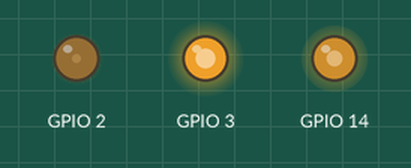
Bench run of a program on a simulated Raspberry Pi (BCM pin numbers). Parts: output pins drawn as LEDs (lit = HIGH). Random numbers come from a fixed seed; the clock reads 2024-03-15 10:24:30 at power-on unless the program sets it.

Above: at 0.1 s.
At 4.1 s:
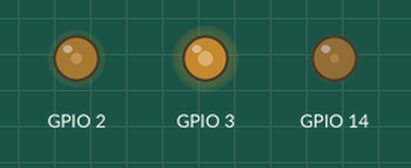
At 8.1 s:
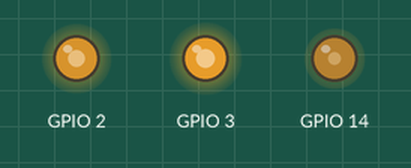
At 18.1 s:
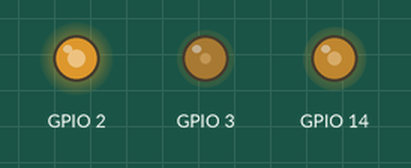
At 28.1 s:
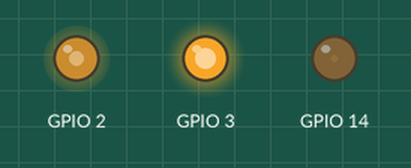
At 38.1 s:
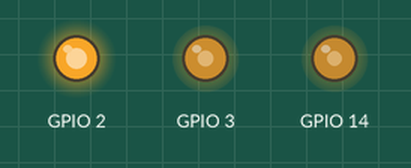
Timing chart, 0 to 39.6 s (numbered marks = the images above):
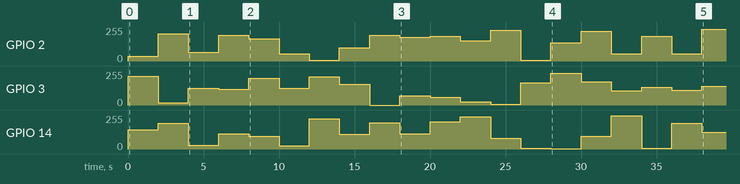

Measured:
- by itself, GPIO 3: 0/255 → 216/255 at 0.00 s, → 16/255 2.0 s later, → 126/255 2.0 s later, → 120/255 2.0 s later, … (20 changes in this stretch)
- by itself, GPIO 14: 0/255 → 145/255 at 0.00 s, → 195/255 2.0 s later, → 30/255 2.0 s later, → 115/255 2.0 s later, … (20 changes in this stretch)

The program:

pigpio.py
```python
#!/usr/bin/env python

import time, sys, random

import pigpio

pi = pigpio.pi() # connect to local Pi

start_time = time.time()

while (time.time()-start_time) < 60:
   R = random.randrange(0, 255, 1)
   G = random.randrange(0, 255, 1)
   B = random.randrange(0, 255, 1)

   pi.set_PWM_dutycycle(2, R)
   pi.set_PWM_dutycycle(3, B)
   pi.set_PWM_dutycycle(14, G)

   time.sleep(2)

pi.stop()
```
